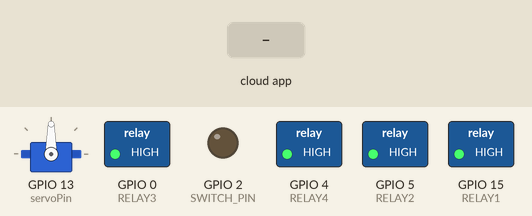
Simulated run of this sketch. Board: ESP32. On the bench: servo, switched loads named in the sketch (green lamp = pin HIGH), output pins drawn as LEDs (lit = HIGH). The inputs (shaded band) are chosen by the test bench. WiFi joins after 1.5 s; servers stay silent unless stated; nothing arrives over Bluetooth unless stated; what the sketch prints to the serial monitor is not drawn.

Above: at 2.9 s.
3.0 s: the phone or cloud app sets 62e157b54dd95ec7bdbadf58 to 1
At 4.7 s:
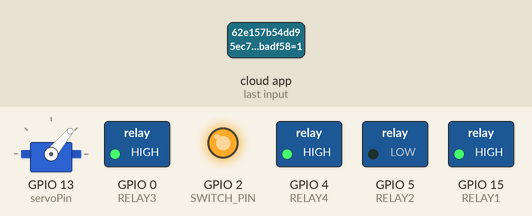
5.3 s: the phone or cloud app sets 62e157b54dd95ec7bdbadf58 to 0
At 15.5 s:
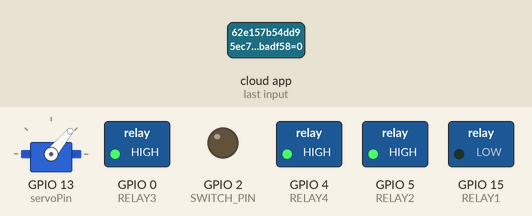
At 27.2 s:
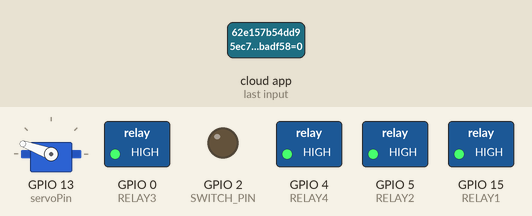
Timing chart, 0 to 28.4 s (numbered marks = the images above; inputs shaded):
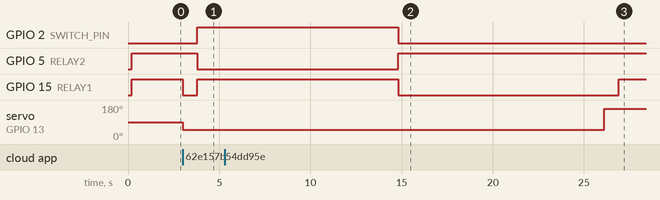

Measured:
- after the input at 3.0 s, GPIO 2 (SWITCH_PIN): LOW → HIGH after 0.80 s; GPIO 5 (RELAY2): HIGH → LOW after 0.80 s; GPIO 15 (RELAY1): HIGH → LOW at once, → HIGH 0.80 s later; servo on GPIO 13 (servoPin): 90° → 50° at once
- after the input at 5.3 s, GPIO 2 (SWITCH_PIN): HIGH → LOW after 9.5 s; GPIO 5 (RELAY2): LOW → HIGH after 9.5 s; GPIO 15 (RELAY1): HIGH → LOW after 9.5 s, → HIGH 12.1 s later; servo on GPIO 13 (servoPin): 50° → 160° after 20.8 s

The sketch:

Sinric_Switch_v3PROD.ino
```cpp
#include <WiFi.h>
#include <SinricPro.h>
#include <SinricProSwitch.h>
#include <BLEDevice.h>
#include <BLEScan.h>
#include <BLEAdvertisedDevice.h>

#include <ESP32Servo.h>

#define WIFI_SSID "RouterMarcos1"
#define WIFI_PASS "marcoswifi"

// CONFIG PARA EL SWITCH TESTER
//#define APP_KEY "42b4604f-ff00-4e9f-9392-2c5d1e33d357"
//#define APP_SECRET "e31b40ce-afac-40d5-9177-0500e0b0e03a-d7737520-7d24-4131-b534-d977d0ae2f16"
//#define SWITCH_ID "62e7ecb04dd95ec7bdbdf895"

#define APP_KEY "f0b0f07e-5442-4b10-b4f3-36c140c6c369"
#define APP_SECRET "e3308926-5798-4753-8c8b-cf05a216fdb0-c7e8f350-bc0f-4089-a46b-99f53857cb91"
#define SWITCH_ID "62e157b54dd95ec7bdbadf58"

#define SWITCH_PIN 2  // Change this to the desired ESP32 pin
#define servoPin 13   //Pin al que conectamos el cable naranja del servo.
Servo miServo;

//PINES   15 naranja 5 azul  0 verde 4 amarillo
const int RELAY1 = 15;
const int RELAY2 = 5;
const int RELAY3 = 0;
const int RELAY4 = 4;


//CONS/VARS GENERALES
const int BLE_SCAN_DURATION = 2;           // BLE scanning duration in seconds
const int BLE_PAUSE_DURATION = 3;          // Pause duration between scans in seconds
const int VALID_DETECTION_DURATION = 25;   // Valid MAC detection duration in seconds
unsigned long DuracionAperturams = 11000;  // duracion base de apertura de la puerta
unsigned long BLEREESCANFlag;


//POSTURAS POR DEFECTO DEL SERVO QUE CONTROLA EL BULON
const int ServoClosedPos = 160;
const int ServoOpenPos = 50;


//MACS VALIDAS
const char* AuthorisedMACs[] = {
  "0000feaa-0000-1000-8000-00805f9b34fb",
  "dc:0d:30:03:50:94"
};


const int NUM_AUTHORISED_MACS = sizeof(AuthorisedMACs) / sizeof(AuthorisedMACs[0]);
bool IsDoorClosed = false;
bool IsDoorBeingClosed = false;
bool SinricswitchState = false;
bool ValidMACDetected = false;          // Flag to store the valid MAC detection status
unsigned long validDetectionStartTime;  // Variable to store the start time of valid detection

unsigned long DoorInOperationFlag;  // evitar operaciones con la puerta si esta esta ocupada
unsigned long lastScanTime;
BLEScan* pBLEScan;
SinricProSwitch& mySwitch = SinricPro[SWITCH_ID];


// FUNCIONES
class MyAdvertisedDeviceCallbacks : public BLEAdvertisedDeviceCallbacks {
  void onResult(BLEAdvertisedDevice advertisedDevice) {
    String macAddress = advertisedDevice.getAddress().toString().c_str();
    Serial.println(macAddress);

    for (int i = 0; i < NUM_AUTHORISED_MACS; i++) {
      if (macAddress.equals(AuthorisedMACs[i])) {
        ValidMACDetected = true;
        validDetectionStartTime = millis();
        Serial.print("Valid MAC detected , expiry in:");
        Serial.println(String(VALID_DETECTION_DURATION));

        return;
      }
    }
  }
};

// Callback function to handle switch events
bool onSwitchState(const String& deviceId, bool& state) {
  // Do something when the switch state is changed
  Serial.print("Switch state changed to: ");
  Serial.println(state ? "ON" : "OFF");
  SinricswitchState = state;
  return true;
}

void setupPINS() {
  pinMode(RELAY1, OUTPUT);  //RELAY N1
  pinMode(RELAY2, OUTPUT);  //RELAY N2
  pinMode(RELAY3, OUTPUT);  //RELAY N3
  pinMode(RELAY4, OUTPUT);  //RELAY N4


  digitalWrite(RELAY1, HIGH);
  digitalWrite(RELAY2, HIGH);
  digitalWrite(RELAY3, HIGH);
  digitalWrite(RELAY4, HIGH);

  //CTRL SERVO
  miServo.attach(servoPin);
}


void bleScanAndDetect() {

  if (millis() > lastScanTime + ((BLE_SCAN_DURATION + BLE_PAUSE_DURATION) * 1000)) {
    Serial.println("BLE SCAN");
    lastScanTime = millis();
    // Start scanning for BLE_SCAN_DURATION seconds

    BLEScan* pBLEScan = BLEDevice::getScan();
    pBLEScan->start(BLE_SCAN_DURATION);
  }
}


void LoopDoorLogic() {

  if (ValidMACDetected == true && ((validDetectionStartTime + (VALID_DETECTION_DURATION * 1000)) < millis())) {
    Serial.println("Valid MAC RESET");
    ValidMACDetected = false;
  }

  if (ValidMACDetected && IsDoorClosed == true && (DoorInOperationFlag < millis())) {


    //EMPUJAR Hacia ADENTRO
    digitalWrite(RELAY1, LOW);
    digitalWrite(RELAY2, HIGH);
    Serial.println("Empuje ayuda hacia adentro");

    //Abrir el servo
    miServo.write(ServoOpenPos);
    Serial.println("Se abre servo OVERRIDE BLE y delay");
    delay(800);

    digitalWrite(SWITCH_PIN, HIGH);
    // ESTO ABRE
    Serial.println("OPEN BY BLE");
    digitalWrite(RELAY1, HIGH);
    digitalWrite(RELAY2, LOW);
    DoorInOperationFlag = millis() + DuracionAperturams;
    IsDoorClosed = false;
  }


  if (SinricswitchState == true && IsDoorClosed == true && DoorInOperationFlag < millis() && !ValidMACDetected) {
    //EMPUJAR Hacia ADENTRO
    digitalWrite(RELAY1, LOW);
    digitalWrite(RELAY2, HIGH);
    Serial.println("Empuje ayuda hacia adentro");

    //Abrir el servo
    miServo.write(ServoOpenPos);
    Serial.println("Se abre servo por SRWITCH y delay");
    delay(800);

    digitalWrite(SWITCH_PIN, HIGH);

    // ESTO ABRE
    Serial.println("OPEN BY SRWITCH");
    digitalWrite(RELAY1, HIGH);
    digitalWrite(RELAY2, LOW);
    DoorInOperationFlag = millis() + DuracionAperturams;
    IsDoorClosed = false;
  }


  if (SinricswitchState == false && IsDoorClosed == false && DoorInOperationFlag < millis() && !ValidMACDetected) {
    //EMPUJAR Hacia ADENTRO
    digitalWrite(RELAY1, LOW);
    digitalWrite(RELAY2, HIGH);
    Serial.println("CLOSE SRWITCH ");

    DoorInOperationFlag = millis() + DuracionAperturams + 1000;
    digitalWrite(SWITCH_PIN, LOW);

    IsDoorBeingClosed = true;
  }


  //CIERRE PESTILLO X SERVO Y CUTOFF DE MOTOR EN CIERRE
  if (IsDoorBeingClosed == true && (DoorInOperationFlag - 700) < millis()) {
    miServo.write(ServoClosedPos);
    Serial.println("Pestillo echado");
    delay(800);
    digitalWrite(RELAY1, HIGH);
    digitalWrite(RELAY2, HIGH);

    Serial.println("PARE TRAS CIERRE");
    digitalWrite(SWITCH_PIN, LOW);

    IsDoorClosed = true;
    IsDoorBeingClosed = false;
  }
}


void setup() {
  Serial.begin(115200);
  delay(200);
  setupPINS();
  pinMode(SWITCH_PIN, OUTPUT);
  digitalWrite(SWITCH_PIN, LOW);

  // Connect to Wi-Fi
  Serial.println("Connecting to Wi-Fi...");
  WiFi.begin(WIFI_SSID, WIFI_PASS);

  while (WiFi.status() != WL_CONNECTED) {
    delay(500);
    Serial.print(".");
  }
  Serial.println("\nWi-Fi connected.");

  // Set callback function to receive switch events
  mySwitch.onPowerState(onSwitchState);

  // Begin SinricPro
  SinricPro.begin(APP_KEY, APP_SECRET);
  // Restore last state from the server
  SinricPro.restoreDeviceStates(true);

  IsDoorClosed = !SinricswitchState;
  digitalWrite(SWITCH_PIN, SinricswitchState ? HIGH : LOW);

  BLEDevice::init("");
  pBLEScan = BLEDevice::getScan();
  pBLEScan->setAdvertisedDeviceCallbacks(new MyAdvertisedDeviceCallbacks());
}

void loop() {
  // Handle Sinric Pro commands
  SinricPro.handle();
  LoopDoorLogic();
  //NO SCANEAR CUANDO HAYA OPERACIONES + margen de seguridad
  if (millis() > (DoorInOperationFlag + 2000)) {
    bleScanAndDetect();
  }


  //GESTIONAR EL USO DEL BOTON DERECHO DE LA ESP32 COMO SWITCH PARA ACTIVAR LA PUERTA
  // Check if the EN button is pressed
  if (digitalRead(0) == LOW) {
    SinricswitchState = !SinricswitchState;           // Toggle the switch state
    mySwitch.sendPowerStateEvent(SinricswitchState);  // Notify Sinric Pro about the state change
    Serial.print("EN button pressed. Switch state changed to: ");
    Serial.println(SinricswitchState ? "ON" : "OFF");
    delay(450);  // Debounce delay to avoid multiple toggles when the button is held
  }
}
```
